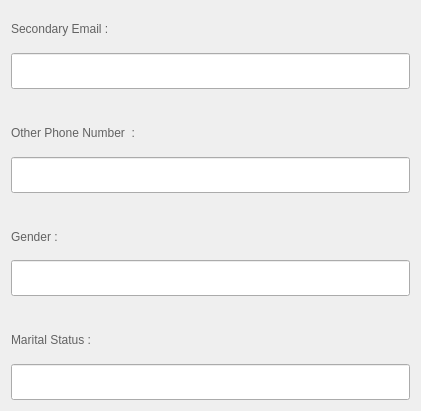
               <widget class="QWidget" name="layoutWidget_3">
                <property name="geometry">
                 <rect>
                  <x>40</x>
                  <y>1120</y>
                  <width>421</width>
                  <height>411</height>
                 </rect>
                </property>
                <layout class="QVBoxLayout" name="verticalLayout_6">
                 <item>
                  <widget class="QLabel" name="SecondaryEmailLabel">
                   <property name="styleSheet">
                    <string notr="true">color: rgb(98, 98, 98);</string>
                   </property>
                   <property name="text">
                    <string>Secondary Email :</string>
                   </property>
                  </widget>
                 </item>
                 <item>
                  <widget class="QLineEdit" name="SecondaryEmail">
                   <property name="minimumSize">
                    <size>
                     <width>0</width>
                     <height>0</height>
                    </size>
                   </property>
                   <property name="maximumSize">
                    <size>
                     <width>16777215</width>
                     <height>300</height>
                    </size>
                   </property>
                  </widget>
                 </item>
                 <item>
                  <spacer name="verticalSpacer_11">
                   <property name="orientation">
                    <enum>Qt::Orientation::Vertical</enum>
                   </property>
                   <property name="sizeType">
                    <enum>QSizePolicy::Policy::Maximum</enum>
                   </property>
                   <property name="sizeHint" stdset="0">
                    <size>
                     <width>10</width>
                     <height>20</height>
                    </size>
                   </property>
                  </spacer>
                 </item>
                 <item>
                  <widget class="QLabel" name="OtherPhoneNumLabel">
                   <property name="styleSheet">
                    <string notr="true">color: rgb(98, 98, 98);</string>
                   </property>
                   <property name="text">
                    <string>Other Phone Number  :</string>
                   </property>
                  </widget>
                 </item>
                 <item>
                  <widget class="QLineEdit" name="OtherPhoneNum">
                   <property name="minimumSize">
                    <size>
                     <width>0</width>
                     <height>0</height>
                    </size>
                   </property>
                   <property name="maximumSize">
                    <size>
                     <width>16777215</width>
                     <height>300</height>
                    </size>
                   </property>
                  </widget>
                 </item>
                 <item>
                  <spacer name="verticalSpacer_12">
                   <property name="orientation">
                    <enum>Qt::Orientation::Vertical</enum>
                   </property>
                   <property name="sizeType">
                    <enum>QSizePolicy::Policy::Maximum</enum>
                   </property>
                   <property name="sizeHint" stdset="0">
                    <size>
                     <width>10</width>
                     <height>20</height>
                    </size>
                   </property>
                  </spacer>
                 </item>
                 <item>
                  <widget class="QLabel" name="GenderLabel">
                   <property name="styleSheet">
                    <string notr="true">color: rgb(98, 98, 98);</string>
                   </property>
                   <property name="text">
                    <string>Gender :</string>
                   </property>
                  </widget>
                 </item>
                 <item>
                  <widget class="QLineEdit" name="Gender">
                   <property name="maximumSize">
                    <size>
                     <width>16777215</width>
                     <height>300</height>
                    </size>
                   </property>
                  </widget>
                 </item>
                 <item>
                  <spacer name="verticalSpacer_13">
                   <property name="orientation">
                    <enum>Qt::Orientation::Vertical</enum>
                   </property>
                   <property name="sizeType">
                    <enum>QSizePolicy::Policy::Maximum</enum>
                   </property>
                   <property name="sizeHint" stdset="0">
                    <size>
                     <width>10</width>
                     <height>20</height>
                    </size>
                   </property>
                  </spacer>
                 </item>
                 <item>
                  <widget class="QLabel" name="MaritalStatusLabel">
                   <property name="styleSheet">
                    <string notr="true">color: rgb(98, 98, 98);</string>
                   </property>
                   <property name="text">
                    <string>Marital Status :</string>
                   </property>
                  </widget>
                 </item>
                 <item>
                  <widget class="QLineEdit" name="MaritalStatus">
                   <property name="maximumSize">
                    <size>
                     <width>16777215</width>
                     <height>300</height>
                    </size>
                   </property>
                  </widget>
                 </item>
                </layout>
               </widget>
